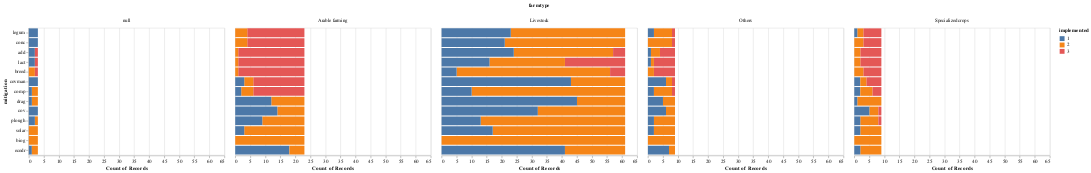

Notebook source saved alongside this figure:
### Code cell
import altair as alt
alt.Chart(mitigation_df).mark_bar().encode(
    x='count(implemented)',
    y=alt.Y('mitigation', sort=implemented_columns),
    color='implemented:N',
    column='farmtype'
)

### Figure 1 — Vega-Lite specification as saved in the notebook (floating-point values rounded to 4 significant figures; data arrays with more than 128 entries replaced by an {"elided": "..."} marker saying what was removed)
{"config": {"view": {"continuousWidth": 400, "continuousHeight": 300}}, "data": {"name": "data-2076b13bfbeedb6d78bb6d70475d30f3"}, "mark": "bar", "encoding": {"color": {"type": "nominal", "field": "implemented"}, "column": {"type": "nominal", "field": "farmtype"}, "x": {"type": "quantitative", "aggregate": "count", "field": "implemented"}, "y": {"type": "nominal", "field": "mitigation", "sort": ["legum", "conc", "add", "lact", "breed", "covman", "comp", "drag", "cov", "plough", "solar", "biog", "ecodr"]}}, "$schema": "https://vega.github.io/schema/vega-lite/v4.8.1.json", "datasets": {"data-2076b13bfbeedb6d78bb6d70475d30f3": {"elided": "1365 records"}}}
